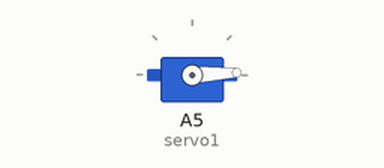
Bench run of a sketch on a simulated Arduino Uno, built with avr-gcc and run on an emulated ATmega328P. Parts: servo.

Above: at 0.05 s.
At 0.85 s:
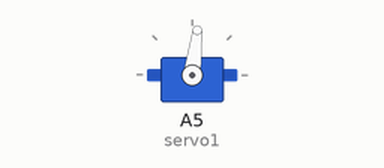
At 1.7 s:
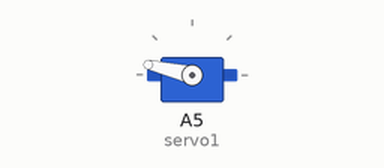
At 3.4 s:
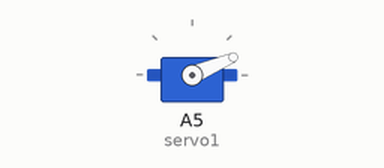
Timing chart, 0 to 7.9 s (numbered marks = the images above):
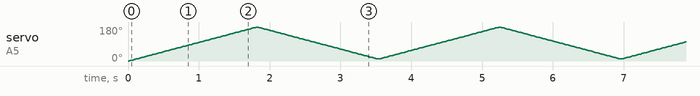

The sketch:

clamp.ino
```cpp
#include <Servo.h>

Servo servo1;
int angle;
int pickup_open = 0;
int pickup_close = 0;
int dropoff_open = 0;
int dropoff_close = 0;

void setup() {
}

void loop() {
  servo_open();

  servo_close();
}

void servo_open() {
  servo1.attach(A5);
  servo1.write(angle);
    //    scan from 0 to 180 degrees, close servo
  for (angle == 10; angle < 180; angle++) {
    servo1.write(angle);
    delay(10);
  }
  servo1.detach();
}

void servo_close() {
  servo1.attach(A5);
  servo1.write(angle);
  for (angle == 180; angle > 10; angle--) {
            servo1.write(angle);
            delay(10);
        }
  servo1.detach();
}
```
